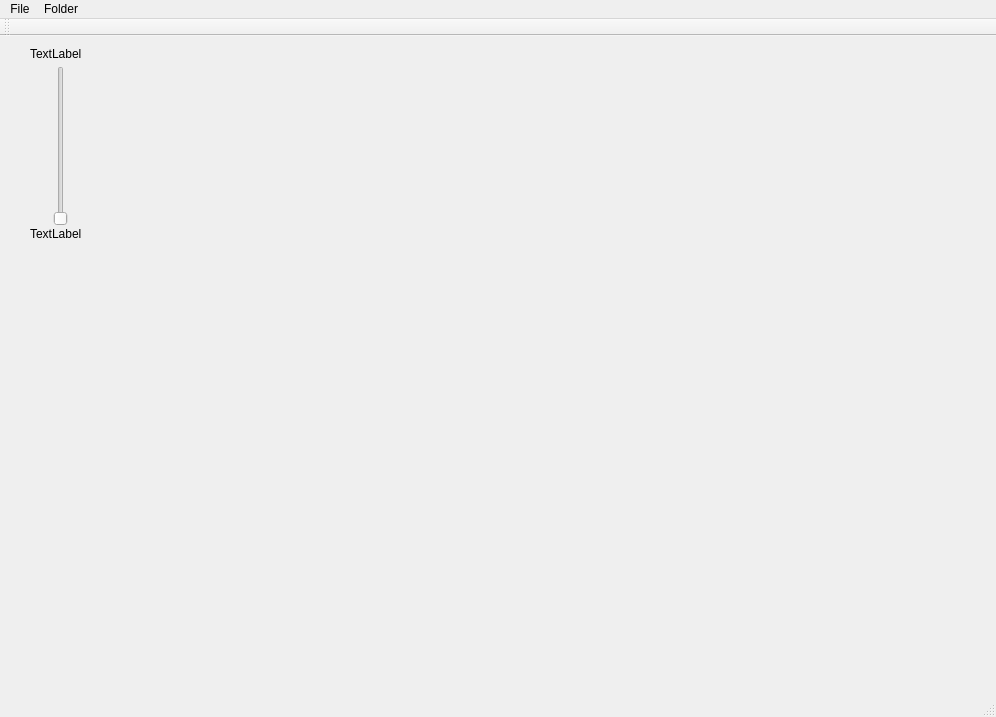
<?xml version="1.0" encoding="UTF-8"?>
<ui version="4.0">
 <class>Dicom_Series_Reader</class>
 <widget class="QMainWindow" name="Dicom_Series_Reader">
  <property name="geometry">
   <rect>
    <x>0</x>
    <y>0</y>
    <width>996</width>
    <height>717</height>
   </rect>
  </property>
  <property name="windowTitle">
   <string>Dicom_Series_Reader</string>
  </property>
  <widget class="QWidget" name="centralWidget">
   <widget class="QVTKWidget" name="myQVTKWidget">
    <property name="geometry">
     <rect>
      <x>150</x>
      <y>0</y>
      <width>681</width>
      <height>591</height>
     </rect>
    </property>
   </widget>
   <widget class="QSlider" name="mySliderSlices">
    <property name="geometry">
     <rect>
      <x>50</x>
      <y>30</y>
      <width>22</width>
      <height>160</height>
     </rect>
    </property>
    <property name="orientation">
     <enum>Qt::Vertical</enum>
    </property>
   </widget>
   <widget class="QLabel" name="label_max_slice">
    <property name="geometry">
     <rect>
      <x>30</x>
      <y>10</y>
      <width>72</width>
      <height>15</height>
     </rect>
    </property>
    <property name="text">
     <string>TextLabel</string>
    </property>
   </widget>
   <widget class="QLabel" name="label_min_slice">
    <property name="geometry">
     <rect>
      <x>30</x>
      <y>190</y>
      <width>72</width>
      <height>15</height>
     </rect>
    </property>
    <property name="text">
     <string>TextLabel</string>
    </property>
   </widget>
  </widget>
  <widget class="QMenuBar" name="menuBar">
   <property name="geometry">
    <rect>
     <x>0</x>
     <y>0</y>
     <width>996</width>
     <height>26</height>
    </rect>
   </property>
   <widget class="QMenu" name="menuFile">
    <property name="title">
     <string>File</string>
    </property>
    <addaction name="actionFile_2"/>
   </widget>
   <widget class="QMenu" name="menuFolder">
    <property name="title">
     <string>Folder</string>
    </property>
    <addaction name="actionFolder_2"/>
   </widget>
   <addaction name="menuFile"/>
   <addaction name="menuFolder"/>
  </widget>
  <widget class="QToolBar" name="mainToolBar">
   <attribute name="toolBarArea">
    <enum>TopToolBarArea</enum>
   </attribute>
   <attribute name="toolBarBreak">
    <bool>false</bool>
   </attribute>
  </widget>
  <widget class="QStatusBar" name="statusBar"/>
  <action name="actionFile">
   <property name="text">
    <string>File</string>
   </property>
  </action>
  <action name="actionFolder">
   <property name="text">
    <string>Folder</string>
   </property>
  </action>
  <action name="actionFolder_2">
   <property name="text">
    <string>Open</string>
   </property>
  </action>
  <action name="actionFile_2">
   <property name="text">
    <string>Open</string>
   </property>
  </action>
 </widget>
 <layoutdefault spacing="6" margin="11"/>
 <customwidgets>
  <customwidget>
   <class>QVTKWidget</class>
   <extends>QWidget</extends>
   <header>QVTKWidget.h</header>
  </customwidget>
 </customwidgets>
 <resources/>
 <connections/>
</ui>
